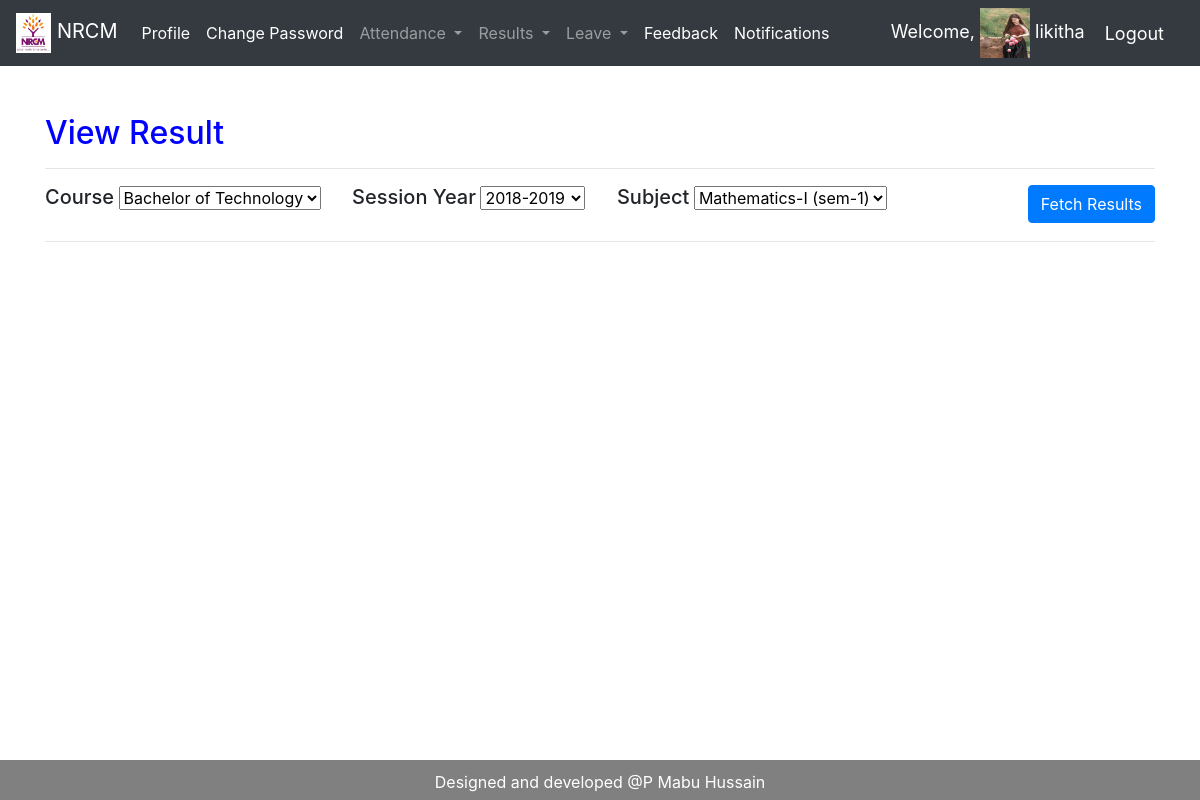
Page /staff/view_result (signed in) on the committed database.
### studentmanagementApp/models.py (models this page shows)
class CustomUser(AbstractUser):
    USER = (
    ('HOD','HOD'),
    ('STAFF','STAFF'),
    ('STUDENT', 'STUDENT')
    )
    user_type = models.CharField(choices=USER, max_length=50, default = 'STUDENT', null =True)
    designation = models.CharField(max_length=500, blank=True, null =True)
    mobileno = models.CharField(max_length=30, blank=True, null =True)
    profile_pic = models.ImageField(default='img_avatar.png', blank=True)

### studentmanagementApp/decorators.py (the view)
        def wrapper_func(request, *args, **kwargs):
            if request.user.user_type in allowed_roles:
                return view_func(request, *args, **kwargs)
            else:
                return HttpResponse('You are not authorized to view this page!!!!')

### hodApp/models.py (called while the page is built)
    def __str__(self):
        return self.name

    def __str__(self):
        return self.session_start+'-'+self.session_end

### staffApp/views.py (called while the page is built, shortened)
@login_required(login_url='login')
@allowed_users(allowed_roles=['STAFF'])
def view_result(request):
    courses = Course.objects.all()
    staff = Staff.objects.get(admin=request.user)
    subjects = Subject.objects.filter(staff=staff)
    session_years = Session_Year.objects.all()
    action = request.GET.get('action')
    get_session_year = None
    get_subject = None
    students = None
    get_course = None
    results = None
    context = {
    'subjects' : subjects,
    'session_years' : session_years,
    'action' : action,
    'get_course' : get_course,
    'get_session_year' : get_session_year,
    'get_subject' : get_subject,
    'courses' : courses,
    'results' : results,
    }
    return render (request, 'staffApp/view_result.html', context)

### templates/staffApp/view_result.html (shortened to what this page needs)
{%extends 'studentmanagementApp/base.html'%}
{%block content%}
<br><br>
{%if action is None%}
    <form action="?action=view_result" method="post">{%csrf_token%}
      <div class="container">
        <h2 style="color:blue;">View Result</h2>
        <hr>
        <label for="course_id"><h5>Course</h5></label>
        <select name="course_id" id="course_id"  width="50%">
          {%for course in courses%}
          <option value="{{course.id}}">{{course}}</option>
          {%endfor%}
        </select>  &nbsp&nbsp&nbsp&nbsp&nbsp
        <label for="session_year_id"> <h5>Session Year</h5></label>
        <select name="session_year_id" id="session_year_id">
          {%for session_year in session_years%}
          <option value="{{session_year.id}}">{{session_year}}</option>
          {%endfor%}
        </select> &nbsp&nbsp&nbsp&nbsp&nbsp
        <label for="subject_id"><h5>Subject</h5></label>
        <select name="subject_id" id="subject_id"  width="50%">
          {%for subject in subjects%}
          <option value="{{subject.id}}">{{subject.name}}</option>
          {%endfor%}
        </select> &nbsp&nbsp&nbsp&nbsp&nbsp
    <button type="submit" class="btn btn-primary" style="float: right;">Fetch Results</button>
    <hr>
    </form>
{%endif%}
{%endblock%}

### templates/studentmanagementApp/navbar.html (shortened to what this page needs)
{%load static%}
<nav class="navbar navbar-expand-lg navbar-dark bg-dark">
  <a class="navbar-brand" href="/{{user.user_type|lower}}/home"><img src="{% static 'studentmanagementApp/images/NRCM-Logo.jpg'%}" alt="123" height="40px"> NRCM</a>
  <div class="collapse navbar-collapse" id="navbarNav">
      <ul class="navbar-nav">
      <li class="nav-item active">
        <a class="nav-link" href="/profile"> Profile  </a>
      </li>
      <ul class="navbar-nav">
      <li class="nav-item active">
        <a class="nav-link" href="/change_password"> Change Password</a>
      </li>
      {%if user.user_type == 'STAFF'%}
      <li class="nav-item dropdown">
        <a class="nav-link dropdown-toggle" href="#" id="navbarDropdown" role="button" data-toggle="dropdown" aria-haspopup="true" aria-expanded="false">
          Attendance
        </a>
      </li>
      <li class="nav-item dropdown">
        <a class="nav-link dropdown-toggle" href="#" id="navbarDropdown" role="button" data-toggle="dropdown" aria-haspopup="true" aria-expanded="false">
          Results
        </a>
      </li>
      <li class="nav-item dropdown">
        <a class="nav-link dropdown-toggle" href="#" id="navbarDropdown" role="button" data-toggle="dropdown" aria-haspopup="true" aria-expanded="false">
          Leave
        </a>
      </li>
      <li class="nav-item active">
        <a class="nav-link" href="{%url 'staff_sendfeedback'%}"> Feedback </a>
      </li>
      <li class="nav-item active">
        <a class="nav-link" href="{%url 'notifications'%}"> Notifications </a>
      </li>
      {%endif%}
    </ul>
  </div>
  <span class="hello-msg">Welcome, <img src="{{request.user.profile_pic.url}}" class="" alt="Cinque Terre" width="50" height="50"> {{request.user}}  </span>
  <span><a class="hello-msg" href="{%url 'logout'%}">Logout</a></span>
</nav>

### templates/studentmanagementApp/base.html (style rules this page uses)
body { min-height: 100vh; display: flex; flex-direction: column; }

### templates/studentmanagementApp/navbar.html (style rules this page uses)
.hello-msg { font-size: 18px; color:#fff; margin-right:20px; }

### rows in the picture
CustomUser: user.profile_pic (picture), user "likitha"

### other values in the picture
form field course_id "Bachelor of Technology"
form field session_year_id "2018-2019"
form field subject_id "Mathematics-I (sem-1)"
